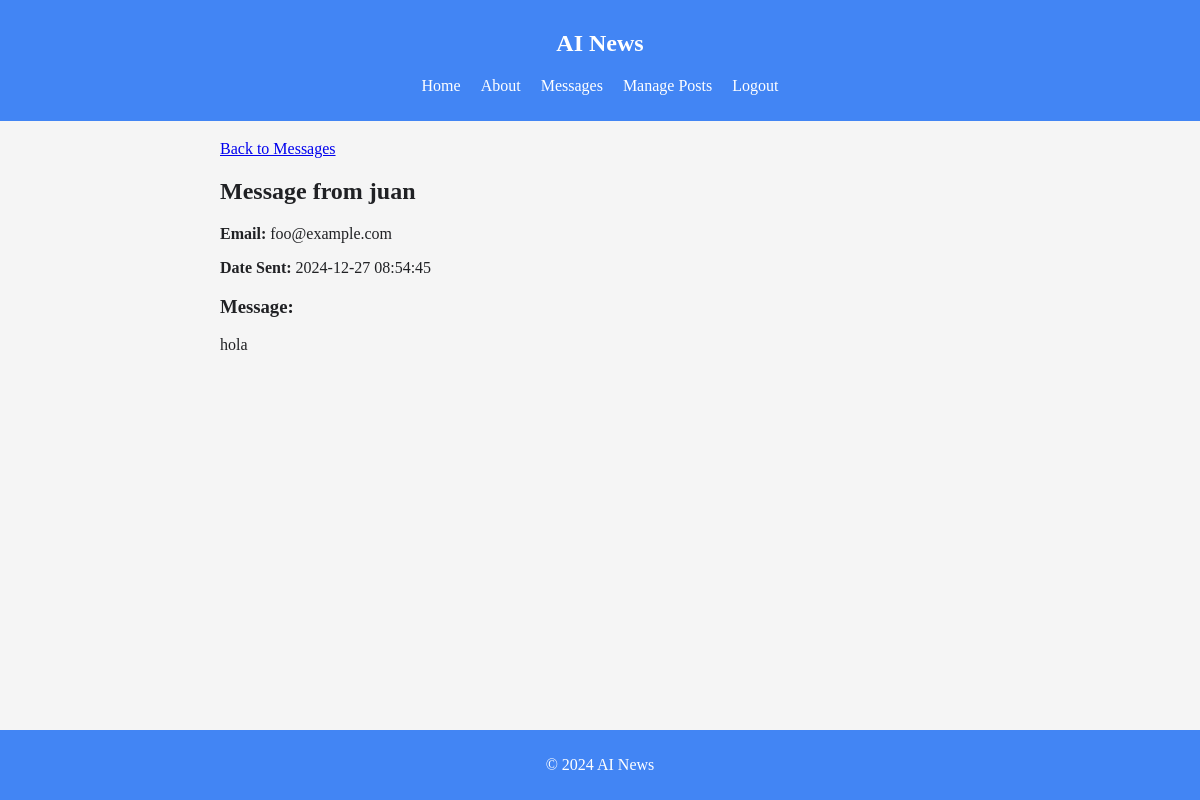
/message/9 (signed in), run on the app's committed database.
### tables this page shows
CREATE TABLE contact_messages (
    id INTEGER PRIMARY KEY AUTOINCREMENT,
    name TEXT NOT NULL,
    email TEXT NOT NULL,
    message TEXT NOT NULL,
    created_at DATETIME DEFAULT CURRENT_TIMESTAMP
);

### controllers/ContactController.php (called while the page is built, shortened)
<?php
class ContactController {
    public function viewMessage($id) {
        $contactModel = new ContactModel();
        $message = $contactModel->getMessageById($id);
        include 'views/contact/message.php';
        include 'views/layouts/layout.php';
    }
}

### init.php (called while the page is built, shortened)
<?php
function getDbConnection() {
    return new SQLite3('/var/www/html/database/ai_news_blog.db');
}

### models/ContactModel.php (called while the page is built, shortened)
<?php
class ContactModel {
    private $db;
    public function __construct() {
        $this->db = getDbConnection();
    }
    public function getMessageById($id) {
        $stmt = $this->db->prepare('SELECT * FROM contact_messages WHERE id = :id');
        $stmt->bindValue(':id', $id, SQLITE3_INTEGER);
        $result = $stmt->execute();
        return $result->fetchArray(SQLITE3_ASSOC);
    }
}

### views/contact/message.php (the view)
<section>
    <a href="/messages">Back to Messages</a>
    <h2>Message from <?php echo htmlspecialchars($message['name']); ?></h2>
    <p><strong>Email:</strong> <?php echo htmlspecialchars($message['email']); ?></p>
    <p><strong>Date Sent:</strong> <?php echo htmlspecialchars($message['created_at']); ?></p>
    <h3>Message:</h3>
    <p><?php echo nl2br(htmlspecialchars($message['message'])); ?></p>
</section>

### css/styles.css (style rules this page uses)
:root { --primary-color: #4285F4; --secondary-color: #34A853; --accent-color: #FBBC05; --background-color: #F5F5F5; --text-color: #202124; }
body { background-color: var(--background-color); color: var(--text-color); margin: 0; }
@media (min-width: 600px) { body { font-size: 16px; } }
section { width: 100%; max-width: 1200px; margin: 0 auto; padding: 20px; box-sizing: border-box; }

### data on the page
contact_messages: name "juan", email "foo@example.com", created_at "2024-12-27 08:54:45", message "hola"
